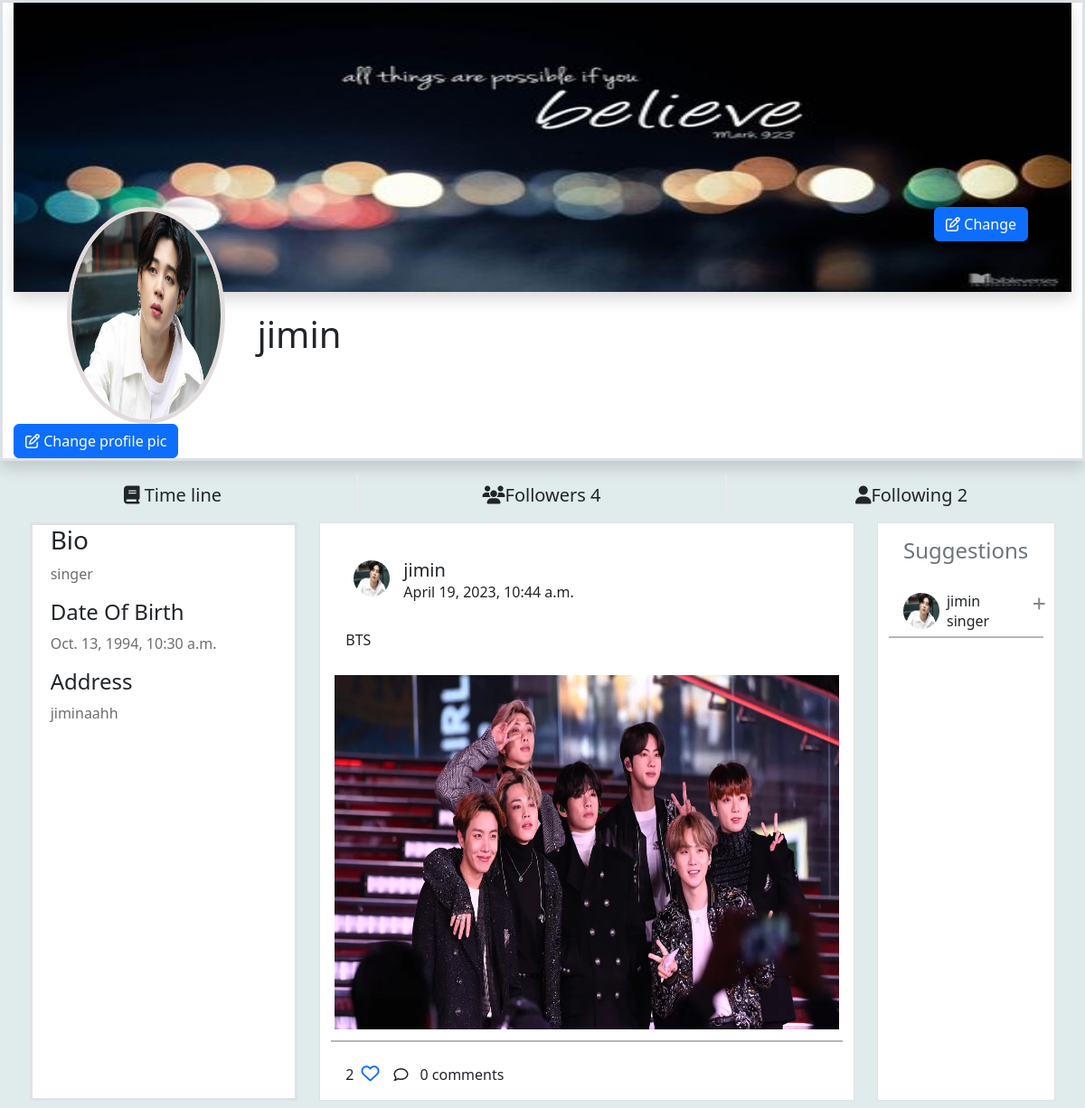
The app's page /profile/3/details/ (signed in) with its own data.
### myapp/models.py (models this page shows, shortened)
class UserProfile(models.Model):
    user=models.OneToOneField(User,on_delete=models.CASCADE,related_name="profile")
    profile_pic=models.ImageField(upload_to="profilepics",blank=True,default="/profilepics/default.avif")
    bio=models.CharField(max_length=200,null=True)
    address=models.CharField(max_length=200,null=True)
    dob=models.DateTimeField(null=True)
    following=models.ManyToManyField("self",related_name="followed_by",symmetrical=False)
    created_date=models.DateTimeField(auto_now_add=True)
    coverpic=models.ImageField(upload_to="coverpic",blank=True,default="/profilepics/cover.jpg")
    def __str__(self):
        return self.user.username

class Posts(models.Model):
    title=models.CharField(max_length=200)
    image=models.ImageField(upload_to="postimages",null=True,blank=True)
    user=models.ForeignKey(User,on_delete=models.CASCADE,related_name="userposts")
    created_date=models.DateTimeField(auto_now_add=True)
    liked_by=models.ManyToManyField(User,related_name="post_like")

### myapp/views.py (the view)
# urls.py: path("profile/<int:pk>/details/",views.Profile_detail_View.as_view(),name="profiledetail"),
class Profile_detail_View(DetailView):
    model=UserProfile
    template_name="profile.html"
    context_object_name="profile"

### myapp/templates/profile.html (shortened to what this page needs)
<!DOCTYPE html>
{%load static%}
<html lang="en">
<head>
    <link rel="stylesheet" href="https://cdnjs.cloudflare.com/ajax/libs/font-awesome/6.3.0/css/all.min.css"
 />
    <link href="https://cdn.jsdelivr.net/npm/bootstrap@5.3.0-alpha1/dist/css/bootstrap.min.css" rel="stylesheet"
>
    <link rel="stylesheet" href="{%static 'css/profile.css'%}">
</head>
<body style="background-color: rgb(224, 235, 235);">
    <div class="container-fluid border border-3 shadow bg-white">
        <div class="cover_section">
            <img class="coverpic shadow" src="{{profile.coverpic.url}}" alt="">
        </div>
        <div class="profile_section d-flex justify-content-between">
            <img class="propic" src="{{profile.profile_pic.url}}" alt="">
            <h1 class="onwername ">{{profile}}</h1>
            <div class=" me-5"> <button class="btn btn-primary"  data-bs-toggle="modal" data-bs-target="#exampleModal"><i class="fa-regular fa-pen-to-square"></i>
                    Change</button></div>
        </div>
              <div class=" me-5"> <button class="btn btn-primary"  data-bs-toggle="modal" data-bs-target="#exampleModal1"><i class="fa-regular fa-pen-to-square"></i>
                Change profile pic</button></div>
    </div>
        <div class="row d-flex justify-content-evenly">
            <div class="col-4 text-center mt-3 swich  "><a class="btn fs-5" href=""><span><i
                            class="fa-solid fa-book"></i></span> Time line</a></div>
            <div class="col-4 text-center mt-3 swich ">
                <button class="btn fs-5" data-bs-toggle="modal" data-bs-target="#exampleModalfws" href=""  ><span>
                    <i class="fa-solid fa-users"></i></span>Followers {{profile.followed_by.all | length}}</button>
                        </div>
            <div class="col-4 text-center mt-3  "><button class="btn fs-5" data-bs-toggle="modal" data-bs-target="#exampleModalfollowing" href=""><span><i
                            class="fa-solid fa-user"></i></span>Following {{profile.following.all | length}}</button></div>
        </div>
    <div class="container-fluid ">
        <div class="row p-2 d-flex justify-content-evenly">
            <div class="col-3 bg-white  border border-3 ">
                <div class="ms-2">
                    <h3 class="">Bio</h3>
                    <p class=" o">{{profile.bio}}</p>
                    <h4>Date Of Birth</h4>
                    <p class="o">{{profile.dob}}</p>
                    <h4>Address</h4>
                    <p class="o">{{profile.address}}</p>
                </div>
            </div>
            <div class="col-6 bg-white  border">
               {%for p in profile.user.userposts.all%}
                  <div class="row">
                    <div class="col-12">
                        <div class="allpost mt-4 bg-white">
                            <div class="d-flex p-3">
                                <div class="ms-2">
                                    <img class="ownerpic" src="{{p.user.profile.profile_pic.url}}" alt="">
                                </div>
                                <div class="ms-3">
                                    <h5 class="m-0">{{p.user}}</h5>
                                    <p class="m-0">{{p.created_date}}</p>
                                </div>
                            </div>
                            <div class="posttitle p-3">
                                <h6>{{p.title}}</h6>
                            </div>
                            <div>
                              {%if p.image%}
                               <img class="postimg" src="{{p.image.url}}" alt="">
                               {%endif%}
                            </div>
                            <div class="lines mt-2 mb-2"></div>
                            <div class="d-flex">
                                <div class="ms-3  d-flex  align-items-center">
                                    <p class="mt-3">{{p.liked_by.all | length}}</p>
                                    <a href=""><i
                                            class="love fa-sharp fa-regular fa-heart ms-2"></i></a>
                                </div>
                                <div class="ms-3  d-flex  align-items-center">
                                    <i class="fa-regular fa-comment"></i>
                                    <div class="dropdown">
                                        <a class="btn" href="#" role="button" data-bs-toggle="dropdown"
                                            aria-expanded="false">
                                            {{p.post_comment.all | length}} comments
                                        </a>
                                    </div>
                                </div>
                            </div>
                        </div>
                    </div>
                  </div>
               {%endfor%}
            </div>
            <div class="col-2 bg-white  border">
                <div class="profilesection bg-white">
                    <h4 class="text-secondary p-3">Suggestions</h4>
                    <div class="p-item ">
                        <div class="peoples d-flex mt-3 ms-3">
                            <div>
                                <img class="peopleimg" src="{{profile.profile_pic.url}}" alt="">
                            </div>
                            <div class="ms-2">
                                <h6 class="m-0">{{profile}}</h6>
                                <p class="m-0">{{profile.bio}}</p>
                            </div>
                            <a href="" class="ms-5"><i style="color:rgba(11, 17, 11, 0.5) ;"
                                    class="fa-solid fa-plus"></i></a>
                        </div>
                        <div class="lines"></div>
                    </div>
                </div>
            </div>
        </div>
    </div>
</body>
</html>

### myapp/static/css/profile.css (style rules this page uses)
* { font-family: 'Segoe UI', Tahoma, Geneva, Verdana, sans-serif; }
.coverpic { width: 100%; height: 40vh; }
.propic { width: 15%; height: 30vh; margin-left: 5%; border-radius: 50%; border: 5px solid rgb(227, 219, 219); }
.profile_section { margin-top: -8%; }
.swich { border-right: 2px solid rgb(237, 233, 233); }
.onwername { margin-top: 10%; margin-left: -53%; font-family: 'Segoe UI', Tahoma, Geneva, Verdana, sans-serif; }
.o { color: rgba(11, 11, 11, 0.6); }
.ownerpic { margin: 2%; border-radius: 50%; width: 40px; height: 40px; }
.postimg { padding: 4px; width: 100%; height: 50vh; }
.love { font-size: 20px; }
.peopleimg { width:40px; height: 40px; border-radius: 50%; }
.peoples { width: 100%; }
.lines { margin-top: 5px; background-color:rgba(11, 17, 11, 0.3); height: 2px; width: 100%; }
.p-item { width: 100%; }

### records on screen
UserProfile: coverpic (picture), profile_pic (picture), user.username "jimin", followed_by.all|length "4", following.all|length "2", bio "singer", dob "Oct. 13, 1994, 10:30 a.m.", address "jiminaahh"
Posts: user.profile.profile_pic (picture), user "jimin", created_date "April 19, 2023, 10:44 a.m.", title "BTS", image (picture), liked_by.all|length "2", post_comment.all|length "0"
